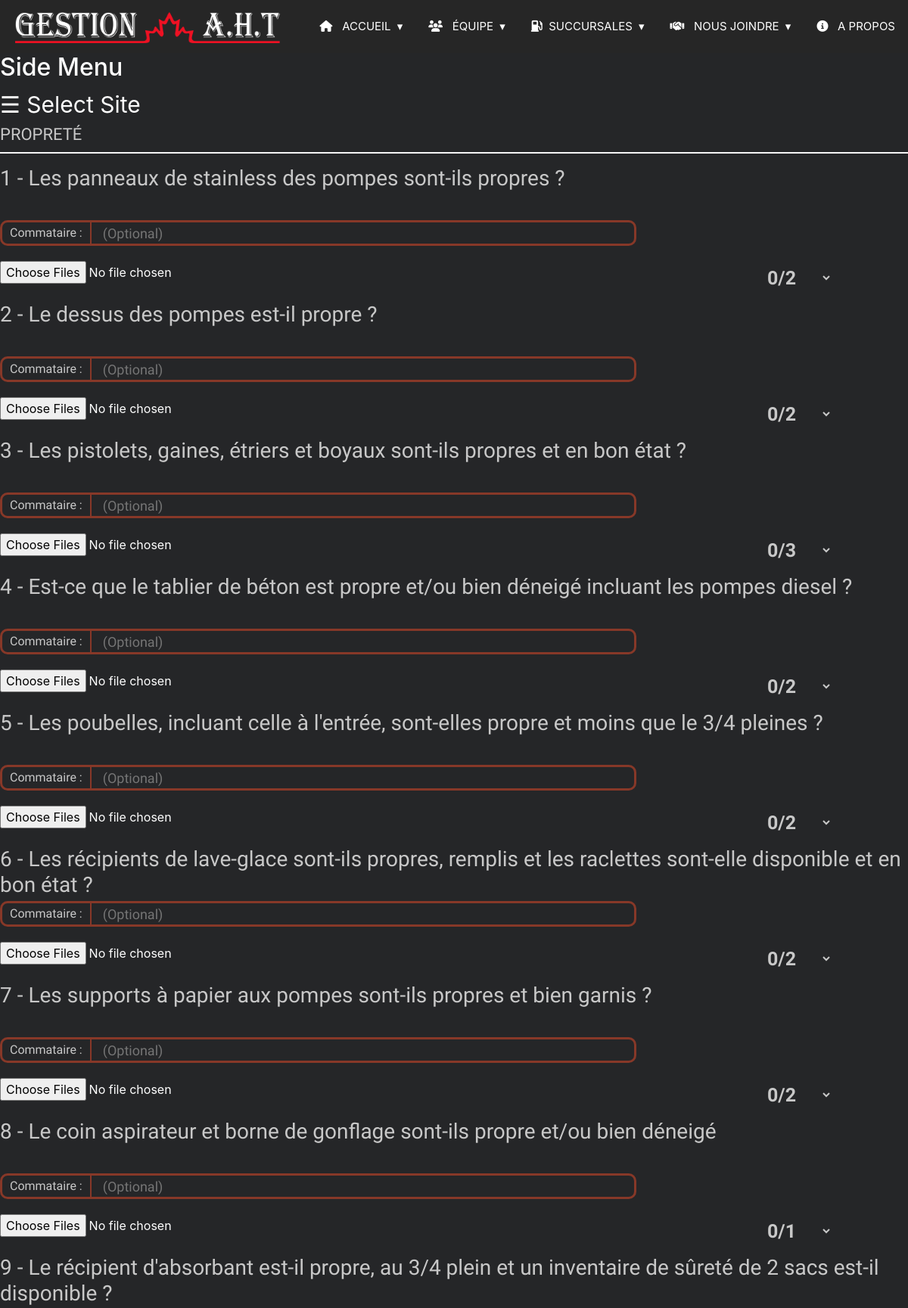
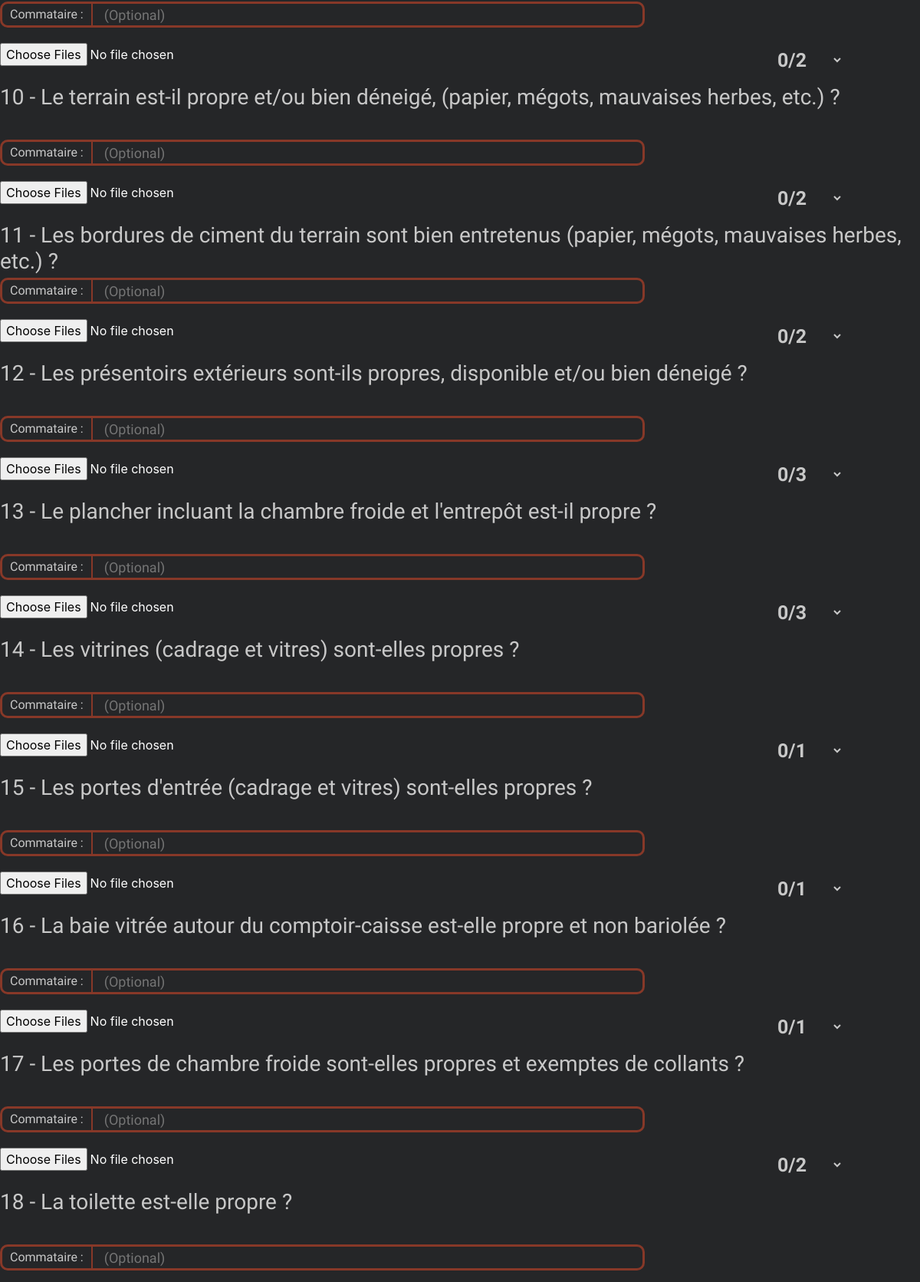
Screenshot of /clean.php (upper part) with the database file from the repository (2 pictures, top to bottom).
### tables this page shows
CREATE TABLE IF NOT EXISTS `tbl_questions` (
  `id` int(11) NOT NULL AUTO_INCREMENT,
  `question_number` float NOT NULL,
  `question` varchar(500) NOT NULL,
  `total_score` int(11) NOT NULL,
  `type` tinyint(2) NOT NULL,
  `status` tinyint(4) DEFAULT '1',
  PRIMARY KEY (`id`)
);

### clean.php (the view, shortened to what this page needs)
<?php
include "header.php";
$quetions = $db->query("SELECT * FROM tbl_questions WHERE type = '1';")->fetchAll(PDO::FETCH_ASSOC);
?>
<div class="containers">
    <?php include "sidenavswitch.php"; ?>
    <p class="title">PROPRETÉ</p><br>
    <hr class="hrs">
    <form class="inspectios" action="core.php" method="post" enctype="multipart/form-data">
        <?php foreach ($quetions as  $keys => $quetion): ?>
            <div class="questions">
                <h3><?= $quetion['question_number'] . " - " . $quetion['question'] ?></h3>
                <br><br><br>
                <div style="display: inline-block; width: 100%;">
                    <p style="float: left" class="comment">Commataire : </p><input style="" class="comment" type="text" name="comment[]" value="" placeholder="(Optional)">
                </div>
                <div class="rselect">
                    <select class="result" name="result[]">
                        <?php for ($i = 0; $i <= ($quetion['total_score']); $i = $i + 0.5): ?>
                            <option value="<?= $i ?>"><?= $i . "/" . $quetion['total_score'] ?></option>
                        <?php endfor; ?>
                    </select>
                </div><br>
                <input class="fileupload" style="color: white" type="file" name="photo_<?= $keys ?>[]" multiple>
                <br><br>
            </div>
        <?php endforeach; ?>
        <br><br>
    </form>
</div>
<?php include 'footer.php'; ?>

### css/master.css (style rules this page uses)
body { margin: 0; background-color: #252628; transition: background-color .5s; }
hr.hrs { border: 1px solid whitesmoke; }
.containers { width: 1400px; margin: auto!important; }
.title { float: left; }
p { color: #c8c8c8; font-family: 'Cairo', sans-serif; }
p.title { font-size: 22px; margin-bottom: 0; }
div.questions { width: 100%; }
div.questions h3 { color: #c8c8c8; float: left; font-family: 'Cairo', sans-serif; margin: 0; }
div.questions select { width: 90px; height: 45px; background-color: #252628; color: #c8c8c8; font-size: 25px; font-family: 'Cairo', sans-serif; font-weight: bold; border: none; }
div.questions div.rselect { margin-right: 100px; float: right; }
div.questions p.comment { float: left; margin: 0px 0px 20px 0; border: 3px solid #873828; border-right: 2px solid #873828; border-top-left-radius: 10px; border-bottom-left-radius: 10px; padding: 2px 10px; }
div.questions input.comment { background-color: #252628; color: #c8c8c8; font-size: 18px; font-family: 'Cairo', sans-serif; width: 60%; height: 34px; border: 3px solid #873828; border-left: none; padding-left: 15px; border-top-right-radius: 10px; border-bottom-right-radius: 10px; }

### css/responsive.css (style rules this page uses)
@media only screen and (min-width: 320px) { .containers { max-width: 284px; } }
@media only screen and (min-width: 360px) { .containers { max-width: 324px; } }
@media only screen and (min-width: 430px) { .containers { max-width: 400px; } }
@media only screen and (min-width: 576px) { .containers { max-width: 540px; } }
@media only screen and (min-width: 768px) { .containers { max-width: 720px; } }
@media only screen and (min-width: 992px) { .containers { max-width: 960px; } }
@media only screen and (min-width: 1200px) { .containers { max-width: 1200px; } }

### css/floating-labels.css (style rules this page uses)
:root { --input-padding-x: .75rem; --input-padding-y: .75rem; }

### rows the page displays
tbl_questions: question_number "1", question "Les panneaux de stainless des pompes sont-ils propres ?"
tbl_questions: question_number "2", question "Le dessus des pompes est-il propre ?"
tbl_questions: question_number "3", question "Les pistolets, gaines, étriers et boyaux sont-ils propres et en bon état ?"
tbl_questions: question_number "4", question "Est-ce que le tablier de béton est propre et/ou bien déneigé incluant les pompes diesel ?"
tbl_questions: question_number "5", question "Les poubelles, incluant celle à l'entrée, sont-elles propre et moins que le 3/4 pleines ?"
tbl_questions: question_number "6", question "Les récipients de lave-glace sont-ils propres, remplis et les raclettes sont-elle disponible et en bon état ?"
tbl_questions: question_number "7", question "Les supports à papier aux pompes sont-ils propres et bien garnis ?"
tbl_questions: question_number "8", question "Le coin aspirateur et borne de gonflage sont-ils propre et/ou bien déneigé"
tbl_questions: question_number "9", question "Le récipient d'absorbant est-il propre, au 3/4 plein et un inventaire de sûreté de 2 sacs est-il disponible ?"
tbl_questions: question_number "10", question "Le terrain est-il propre et/ou bien déneigé, (papier, mégots, mauvaises herbes, etc.) ?"
tbl_questions: question_number "11", question "Les bordures de ciment du terrain sont bien entretenus (papier, mégots, mauvaises herbes, etc.) ?"
tbl_questions: question_number "12", question "Les présentoirs extérieurs sont-ils propres, disponible et/ou bien déneigé ?"
tbl_questions: question_number "13", question "Le plancher incluant la chambre froide et l'entrepôt est-il propre ?"
tbl_questions: question_number "14", question "Les vitrines (cadrage et vitres) sont-elles propres ?"
tbl_questions: question_number "15", question "Les portes d'entrée (cadrage et vitres) sont-elles propres ?"
tbl_questions: question_number "16", question "La baie vitrée autour du comptoir-caisse est-elle propre et non bariolée ?"
tbl_questions: question_number "17", question "Les portes de chambre froide sont-elles propres et exemptes de collants ?"
tbl_questions: question_number "18", question "La toilette est-elle propre ?"

### other values shown
form field value "0/2"
form field value "0/3"
form field value "0/1"
